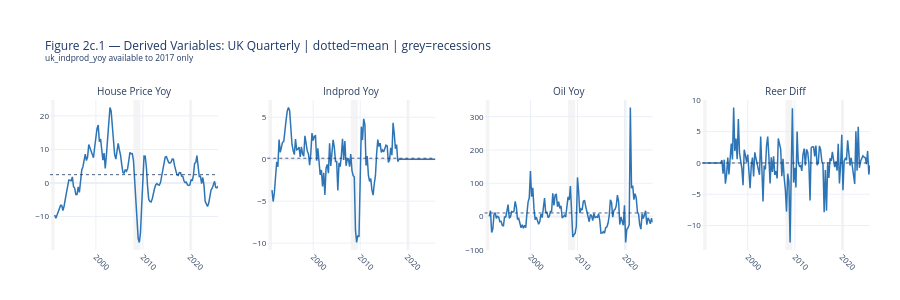

Notebook cell for this chart:
### Code cell
DERIVED_UKQ = [
    'uk_house_price_yoy',
    'uk_indprod_yoy',
    'uk_oil_yoy',
    'uk_reer_diff',
]

fig = make_subplots(
    rows=1, cols=4,
    subplot_titles=[v.replace('uk_', '').replace('_', ' ').title()
                    for v in DERIVED_UKQ],
    horizontal_spacing=0.06)

for i, var in enumerate(DERIVED_UKQ):
    fig.add_trace(go.Scatter(
        x=df_model_ukq.index, y=df_model_ukq[var],
        mode='lines', line=dict(color=BLUE, width=1.5),
        showlegend=False), row=1, col=i+1)
    fig.add_hline(y=df_model_ukq[var].mean(), line_dash='dot',
                  line_color=NAVY, line_width=0.8, row=1, col=i+1)
    for s, e, _ in RECESSIONS_UKQ:
        fig.add_vrect(x0=s, x1=e, fillcolor='lightgrey', opacity=0.25,
                      layer='below', line_width=0, row=1, col=i+1)

fig.update_xaxes(tickangle=45, tickfont=dict(size=8), nticks=5)
fig.update_yaxes(tickfont=dict(size=8), nticks=5)
fig.update_annotations(font_size=10)
fig.update_layout(
    title=dict(
        text='Figure 2c.1 — Derived Variables: UK Quarterly | dotted=mean | grey=recessions<br>'
             '<sup>uk_indprod_yoy available to 2017 only</sup>',
        font=dict(size=12, color=NAVY)),
    template=TEMPLATE,
    height=300,
    margin=dict(t=100, b=50, l=50, r=30))
fig.show()

### Figure 1 — Plotly figure (JSON) as saved in the notebook; plotly's stock layout.template omitted (floating-point values rounded to 4 significant figures; data arrays with more than 128 entries replaced by an {"elided": "..."} marker saying what was removed)
{"data": [{"line": {"color": "#2E75B6", "width": 1.5}, "mode": "lines", "showlegend": false, "type": "scatter", "x": {"elided": "144 str values"}, "xaxis": "x", "y": {"elided": "144 float values"}, "yaxis": "y"}, {"line": {"color": "#2E75B6", "width": 1.5}, "mode": "lines", "showlegend": false, "type": "scatter", "x": {"elided": "144 str values"}, "xaxis": "x2", "y": {"elided": "144 float values"}, "yaxis": "y2"}, {"line": {"color": "#2E75B6", "width": 1.5}, "mode": "lines", "showlegend": false, "type": "scatter", "x": {"elided": "144 str values"}, "xaxis": "x3", "y": {"elided": "144 float values"}, "yaxis": "y3"}, {"line": {"color": "#2E75B6", "width": 1.5}, "mode": "lines", "showlegend": false, "type": "scatter", "x": {"elided": "144 str values"}, "xaxis": "x4", "y": {"elided": "144 float values"}, "yaxis": "y4"}], "layout": {"annotations": [{"font": {"size": 10}, "showarrow": false, "text": "House Price Yoy", "x": 0.1025, "xanchor": "center", "xref": "paper", "y": 1, "yanchor": "bottom", "yref": "paper"}, {"font": {"size": 10}, "showarrow": false, "text": "Indprod Yoy", "x": 0.3675, "xanchor": "center", "xref": "paper", "y": 1, "yanchor": "bottom", "yref": "paper"}, {"font": {"size": 10}, "showarrow": false, "text": "Oil Yoy", "x": 0.6325, "xanchor": "center", "xref": "paper", "y": 1, "yanchor": "bottom", "yref": "paper"}, {"font": {"size": 10}, "showarrow": false, "text": "Reer Diff", "x": 0.8975, "xanchor": "center", "xref": "paper", "y": 1, "yanchor": "bottom", "yref": "paper"}], "height": 300, "margin": {"b": 50, "l": 50, "r": 30, "t": 100}, "shapes": [{"line": {"color": "#1F3864", "dash": "dot", "width": 0.8}, "type": "line", "x0": 0, "x1": 1, "xref": "x domain", "y0": 2.486, "y1": 2.486, "yref": "y"}, {"fillcolor": "lightgrey", "layer": "below", "line": {"width": 0}, "opacity": 0.25, "type": "rect", "x0": "1990-07-01", "x1": "1991-03-31", "xref": "x", "y0": 0, "y1": 1, "yref": "y domain"}, {"fillcolor": "lightgrey", "layer": "below", "line": {"width": 0}, "opacity": 0.25, "type": "rect", "x0": "2008-01-01", "x1": "2009-06-30", "xref": "x", "y0": 0, "y1": 1, "yref": "y domain"}, {"fillcolor": "lightgrey", "layer": "below", "line": {"width": 0}, "opacity": 0.25, "type": "rect", "x0": "2020-01-01", "x1": "2020-06-30", "xref": "x", "y0": 0, "y1": 1, "yref": "y domain"}, {"line": {"color": "#1F3864", "dash": "dot", "width": 0.8}, "type": "line", "x0": 0, "x1": 1, "xref": "x2 domain", "y0": 0.1127, "y1": 0.1127, "yref": "y2"}, {"fillcolor": "lightgrey", "layer": "below", "line": {"width": 0}, "opacity": 0.25, "type": "rect", "x0": "1990-07-01", "x1": "1991-03-31", "xref": "x2", "y0": 0, "y1": 1, "yref": "y2 domain"}, {"fillcolor": "lightgrey", "layer": "below", "line": {"width": 0}, "opacity": 0.25, "type": "rect", "x0": "2008-01-01", "x1": "2009-06-30", "xref": "x2", "y0": 0, "y1": 1, "yref": "y2 domain"}, {"fillcolor": "lightgrey", "layer": "below", "line": {"width": 0}, "opacity": 0.25, "type": "rect", "x0": "2020-01-01", "x1": "2020-06-30", "xref": "x2", "y0": 0, "y1": 1, "yref": "y2 domain"}, {"line": {"color": "#1F3864", "dash": "dot", "width": 0.8}, "type": "line", "x0": 0, "x1": 1, "xref": "x3 domain", "y0": 10.66, "y1": 10.66, "yref": "y3"}, {"fillcolor": "lightgrey", "layer": "below", "line": {"width": 0}, "opacity": 0.25, "type": "rect", "x0": "1990-07-01", "x1": "1991-03-31", "xref": "x3", "y0": 0, "y1": 1, "yref": "y3 domain"}, {"fillcolor": "lightgrey", "layer": "below", "line": {"width": 0}, "opacity": 0.25, "type": "rect", "x0": "2008-01-01", "x1": "2009-06-30", "xref": "x3", "y0": 0, "y1": 1, "yref": "y3 domain"}, {"fillcolor": "lightgrey", "layer": "below", "line": {"width": 0}, "opacity": 0.25, "type": "rect", "x0": "2020-01-01", "x1": "2020-06-30", "xref": "x3", "y0": 0, "y1": 1, "yref": "y3 domain"}, {"line": {"color": "#1F3864", "dash": "dot", "width": 0.8}, "type": "line", "x0": 0, "x1": 1, "xref": "x4 domain", "y0": -0.007832, "y1": -0.007832, "yref": "y4"}, {"fillcolor": "lightgrey", "layer": "below", "line": {"width": 0}, "opacity": 0.25, "type": "rect", "x0": "1990-07-01", "x1": "1991-03-31", "xref": "x4", "y0": 0, "y1": 1, "yref": "y4 domain"}, {"fillcolor": "lightgrey", "layer": "below", "line": {"width": 0}, "opacity": 0.25, "type": "rect", "x0": "2008-01-01", "x1": "2009-06-30", "xref": "x4", "y0": 0, "y1": 1, "yref": "y4 domain"}, {"fillcolor": "lightgrey", "layer": "below", "line": {"width": 0}, "opacity": 0.25, "type": "rect", "x0": "2020-01-01", "x1": "2020-06-30", "xref": "x4", "y0": 0, "y1": 1, "yref": "y4 domain"}], "title": {"font": {"color": "#1F3864", "size": 12}, "text": "Figure 2c.1 — Derived Variables: UK Quarterly | dotted=mean | grey=recessions<br><sup>uk_indprod_yoy available to 2017 only</sup>"}, "xaxis": {"anchor": "y", "domain": [0, 0.205], "nticks": 5, "tickangle": 45, "tickfont": {"size": 8}}, "xaxis2": {"anchor": "y2", "domain": [0.265, 0.47], "nticks": 5, "tickangle": 45, "tickfont": {"size": 8}}, "xaxis3": {"anchor": "y3", "domain": [0.53, 0.735], "nticks": 5, "tickangle": 45, "tickfont": {"size": 8}}, "xaxis4": {"anchor": "y4", "domain": [0.795, 1], "nticks": 5, "tickangle": 45, "tickfont": {"size": 8}}, "yaxis": {"anchor": "x", "domain": [0, 1], "nticks": 5, "tickfont": {"size": 8}}, "yaxis2": {"anchor": "x2", "domain": [0, 1], "nticks": 5, "tickfont": {"size": 8}}, "yaxis3": {"anchor": "x3", "domain": [0, 1], "nticks": 5, "tickfont": {"size": 8}}, "yaxis4": {"anchor": "x4", "domain": [0, 1], "nticks": 5, "tickfont": {"size": 8}}}}
